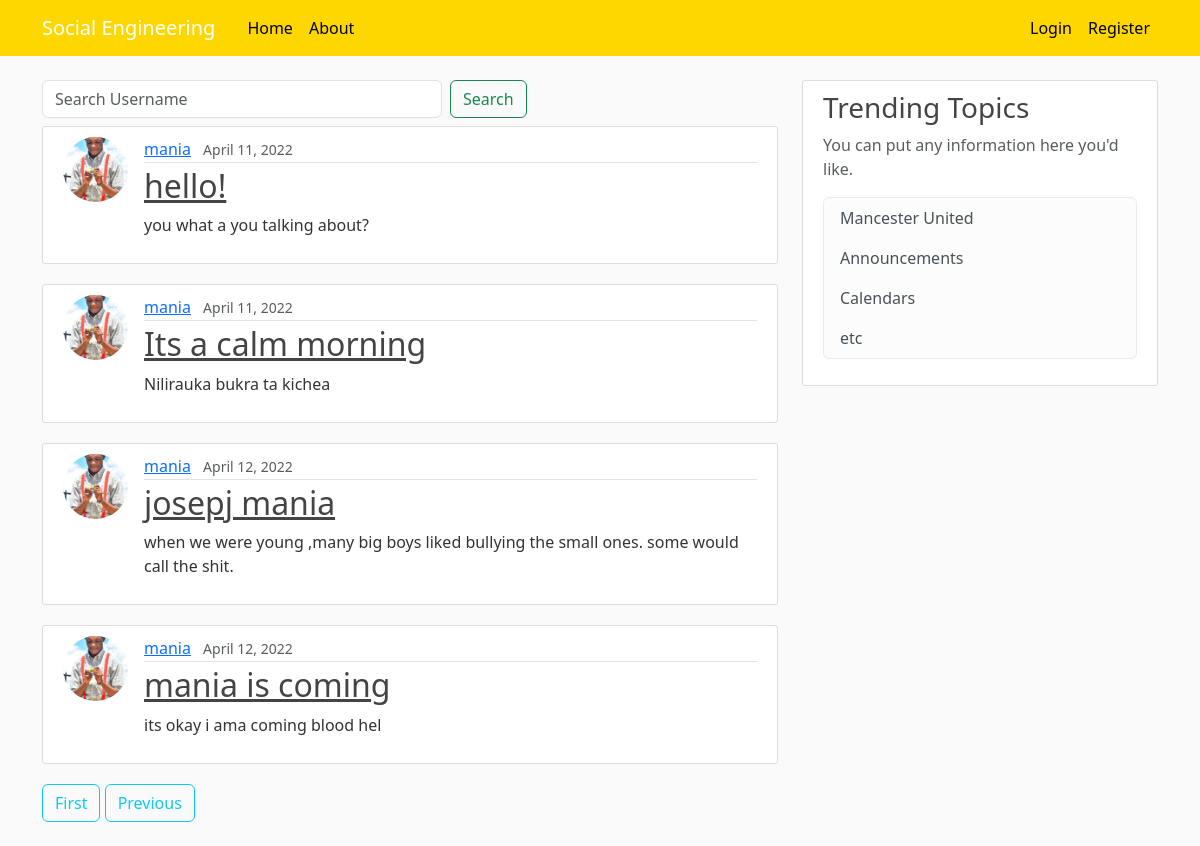
The app's page /?page=3, older data.
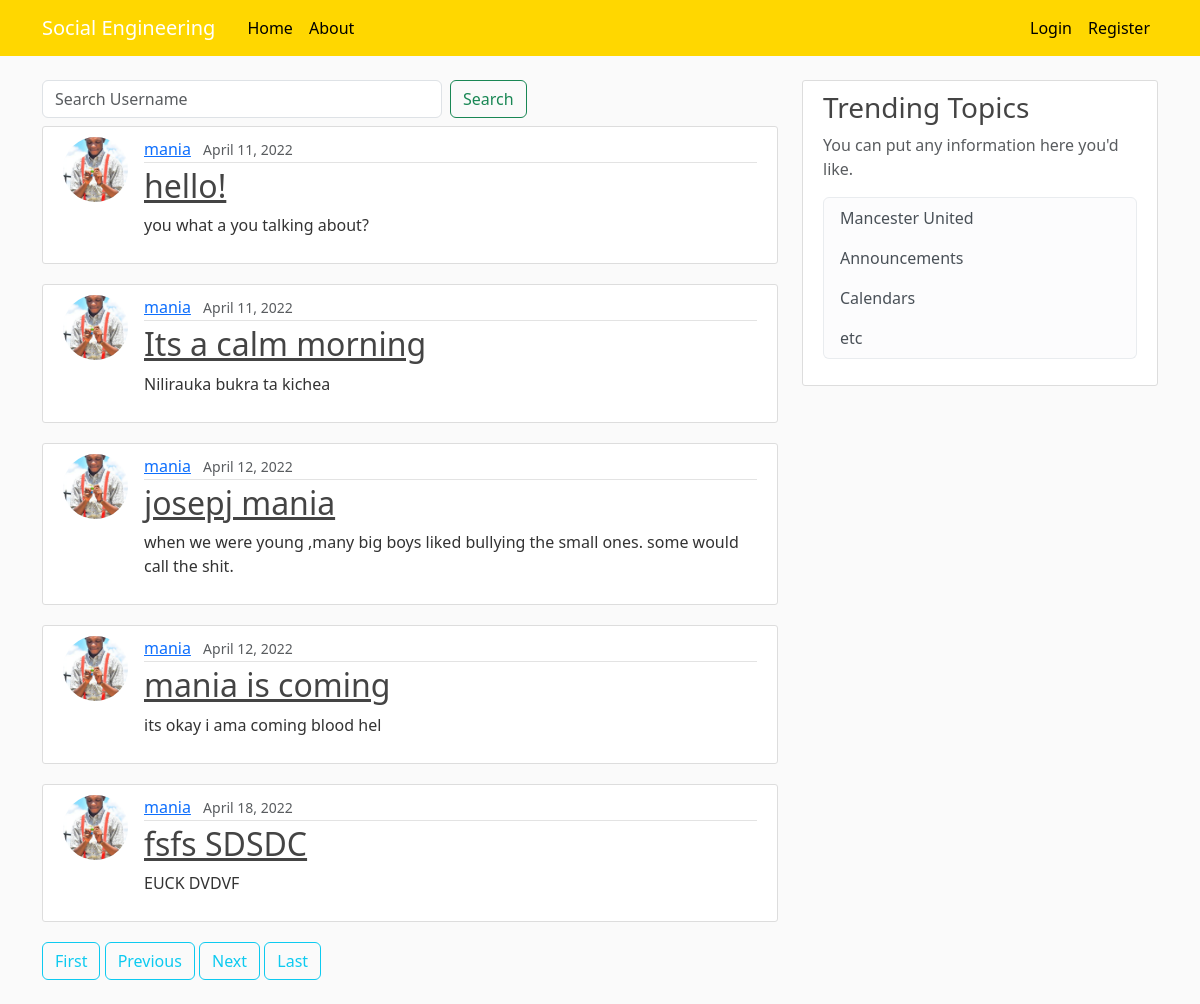
The same page, newer data.
### blog/models.py (models this page shows, shortened)
class Post(models.Model):
    title = models.CharField(max_length=100,  validators=[
        validate_comment_text])
    content = models.TextField(max_length=300, validators=[
                               validate_comment_text])
    liked = models.ManyToManyField(
        settings.AUTH_USER_MODEL, blank=True, related_name='liked')
    date_posted = models.DateTimeField(default=timezone.now)
    author = models.ForeignKey(User, on_delete=models.CASCADE)
    objects = PostManager()

### users/models.py (models this page shows, shortened)
class Profile(models.Model):
    user = models.OneToOneField(User, on_delete=models.CASCADE)
    image = models.ImageField(default='default.jpg', upload_to='profile_pics')

### blog/views.py (the view)
# urls.py: path('', PostListView.as_view(), name='blog-home'),
class PostListView(ListView):
    model = Post
    template_name = 'blog/home.html'
    context_object_name = 'posts'
    ordering = ['-date_posted']
    paginate_by = 5
    def get_queryset(self):
        try:
            keyword = self.request.GET['q']
        except:
            keyword = ''
        if (keyword != ''):
            object_list = self.model.objects.filter(
                Q(content__icontains=keyword) | Q(title__icontains=keyword))
        else:
            object_list = self.model.objects.all()
        return object_list

### blog/templates/blog/home.html
{%extends 'blog/base.html' %} {%block content%}
<form class="form-inline my-2 my-lg-0 pb-2">
  <input
    class="form-control mr-sm-2"
    name="q"
    type="search"
    placeholder="Search Username"
    aria-label="Search"
    style="width: 400px"
  />
  <input
    class="btn btn-outline-success my-2 my-sm-0"
    type="submit"
    value="Search"
  />
</form>
{% for post in posts%}
<article class="media content-section">
  <img
    class="rounded-circle article-img"
    src="{{post.author.profile.image.url}}"
  />
  <div class="media-body">
    <div class="article-metadata">
      <a class="mr-2" href="{% url 'user-post' post.author.username%}"
        >{{ post.author }}</a
      >
      <small class="text-muted">{{ post.date_posted|date:"F d, Y" }}</small>
    </div>
    <h2>
      <a class="article-title" href="{% url 'post_detail'  post.id%}"
        >{{ post.title }}</a
      >
    </h2>
    <p class="article-content">{{ post.content |truncatewords:50 }}</p>
  </div>
</article>
{%endfor %} {% if is_paginated%} {% if page_obj.has_previous %}
<a class="btn btn-outline-info mb-4" href="?page=1">First</a>
<a
  class="btn btn-outline-info mb-4"
  href="?page={{ page_obj.previous_page_number }}"
  >Previous</a
>
{% endif %} {% if page_obj.has_next %}
<a class="btn btn-outline-info mb-4" href="?page={{page_obj.next_page_number}}"
  >Next</a
>
<a
  class="btn btn-outline-info mb-4"
  href="?page={{ page_obj.paginator.num_pages }}"
  >Last</a
>
{% endif %} {% endif %} {%endblock content %}

Row changes from the older to the newer data that the page shows:
added Post: author.profile.image (picture), author "mania", date_posted "April 18, 2022", title "fsfs SDSDC", content "EUCK DVDVF"
Text that changed along with them:
text now shown: "Next Last"
